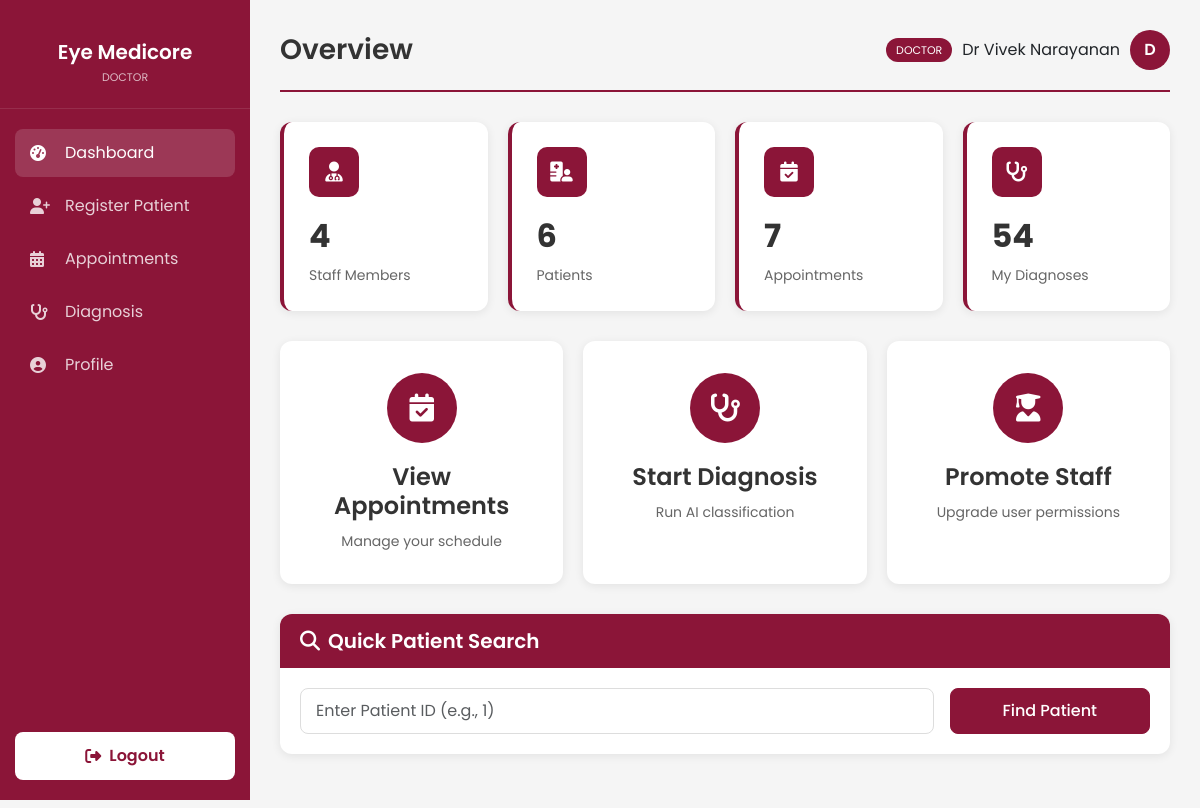
The app's page /dashboard (signed in), older data.
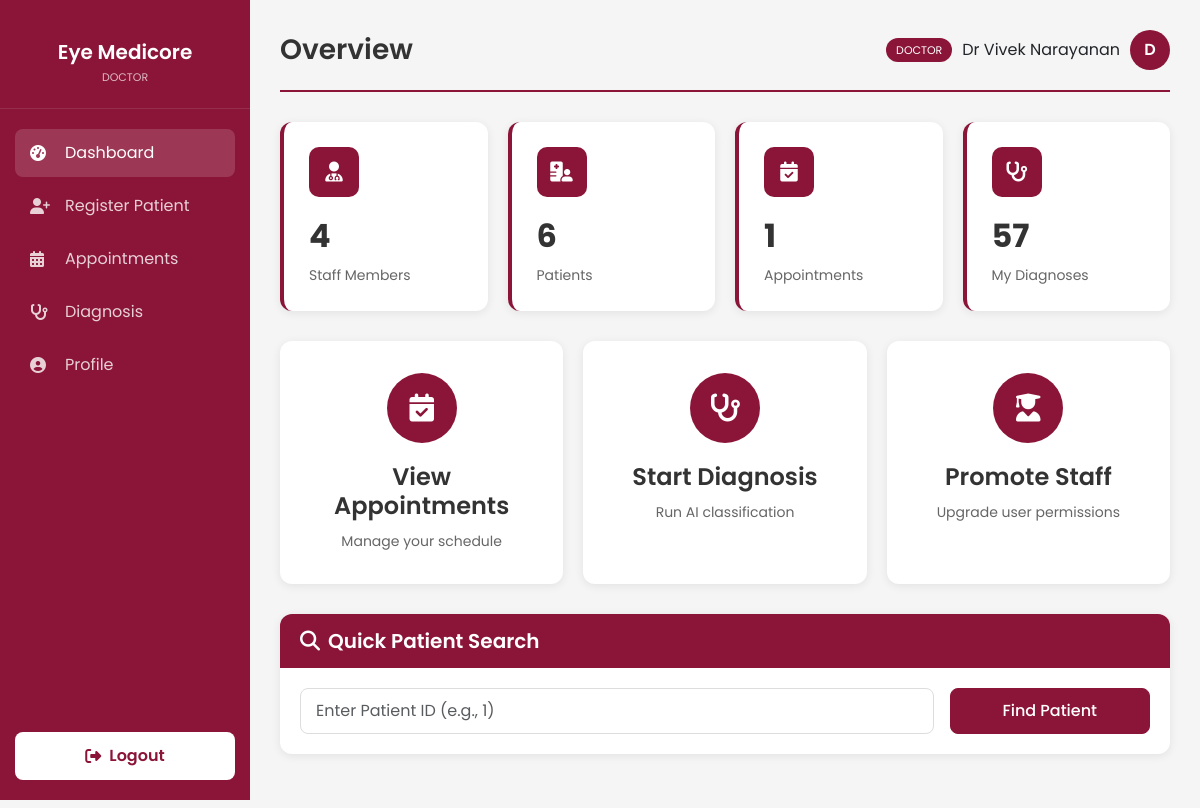
The same page, newer data.
### models.py (models this page shows, shortened)
class User(UserMixin, db.Model):
    id = db.Column(db.Integer, primary_key=True)
    username = db.Column(db.String(100), unique=True, nullable=False)
    password_hash = db.Column(db.String(200), nullable=False)
    role = db.Column(db.String(20), nullable=False, default='staff') # it_expert, doctor, staff
    blood_group = db.Column(db.String(5), nullable=False)
    email = db.Column(db.String(120), unique=True)
    phone_number = db.Column(db.String(20), unique=True)
    account_status = db.Column(db.String(20), default='Active')
    created_at = db.Column(db.DateTime, default=get_local_time)
    last_login = db.Column(db.DateTime)
    otp_secret = db.Column(db.String(6))
    otp_expiry = db.Column(db.DateTime)
    doctor_id = db.Column(db.Integer, db.ForeignKey('user.id'), nullable=True)
    doctor = db.relationship('User', remote_side=[id], backref='staff_members')

### app.py (the view)
@app.route('/dashboard')
@login_required
def dashboard():
    if current_user.role == 'it_expert':
        return redirect(url_for('admin_dashboard'))
    if current_user.role == 'staff':
        patient_count = Patient.query.filter_by(doctor_id=current_user.doctor_id).count() if current_user.doctor_id else 0
        appointment_count = Appointment.query.join(Patient).filter(Patient.doctor_id == current_user.doctor_id).count() if current_user.doctor_id else 0
    elif current_user.role == 'doctor':
        patient_count = Patient.query.filter_by(doctor_id=current_user.id).count()
        appointment_count = Appointment.query.join(Patient).filter(Patient.doctor_id == current_user.id).count()
    else:
        patient_count = Patient.query.count()
        appointment_count = Appointment.query.count()
    diagnosis_count = Diagnosis.query.count() if current_user.role == 'doctor' else 0
    staff_count = User.query.filter_by(role='staff').count() if current_user.role == 'doctor' else 0
    return render_template('unified_dashboard.html',
                           patient_count=patient_count,
                           appointment_count=appointment_count,
                           diagnosis_count=diagnosis_count,
                           staff_count=staff_count)

### app.py (called while the page is built)
@login_manager.user_loader
def load_user(user_id):
    return User.query.get(int(user_id))

### templates/unified_dashboard.html (shortened to what this page needs)
{% extends "base_dashboard.html" %}
{% block page_title %}Overview{% endblock %}
{% block content %}
<div class="stats-row">
    <a href="{% if current_user.role == 'it_expert' %}/doctors{% elif current_user.role == 'doctor' %}/staff{% else %}javascript:void(0){% endif %}"
        class="stat-card-link">
        <div class="stat-card">
            <div class="stat-icon"><i class="fas fa-user-md"></i></div>
            <div class="stat-value">{{ doctor_count if current_user.role == 'it_expert' else staff_count }}</div>
            <div class="stat-label">{% if current_user.role == 'it_expert' %}Doctors{% else %}Staff Members{% endif %}
            </div>
        </div>
    </a>
    <a href="/patients" class="stat-card-link">
        <div class="stat-card">
            <div class="stat-icon"><i class="fas fa-hospital-user"></i></div>
            <div class="stat-value">{{ patient_count }}</div>
            <div class="stat-label">Patients</div>
        </div>
    </a>
    <a href="{% if current_user.role == 'it_expert' %}/staff{% else %}/appointments{% endif %}" class="stat-card-link">
        <div class="stat-card">
            <div class="stat-icon"><i
                    class="fas {% if current_user.role == 'it_expert' %}fa-users{% else %}fa-calendar-check{% endif %}"></i>
            </div>
            <div class="stat-value">{{ staff_count if current_user.role == 'it_expert' else appointment_count }}</div>
            <div class="stat-label">{% if current_user.role == 'it_expert' %}Staffs{% else %}Appointments{% endif %}
            </div>
        </div>
    </a>
    {% if current_user.role == 'doctor' %}
    <a href="/diagnosis/patients" class="stat-card-link">
        <div class="stat-card">
            <div class="stat-icon"><i class="fas fa-stethoscope"></i></div>
            <div class="stat-value">{{ diagnosis_count }}</div>
            <div class="stat-label">My Diagnoses</div>
        </div>
    </a>
    {% endif %}
</div>
<div class="action-cards">
    {% if current_user.role == 'doctor' %}
    <a href="/appointments" class="action-card">
        <div class="action-icon"><i class="fas fa-calendar-check"></i></div>
        <h4>View Appointments</h4>
        <p>Manage your schedule</p>
    </a>
    <a href="/diagnosis/patients" class="action-card">
        <div class="action-icon"><i class="fas fa-stethoscope"></i></div>
        <h4>Start Diagnosis</h4>
        <p>Run AI classification</p>
    </a>
    <a href="/promote-staff" class="action-card">
        <div class="action-icon"><i class="fas fa-user-graduate"></i></div>
        <h4>Promote Staff</h4>
        <p>Upgrade user permissions</p>
    </a>
    {% endif %}
</div>
{% if current_user.role != 'it_expert' %}
<div class="card">
    <div class="card-header">
        <h5><i class="fas fa-search me-2"></i>Quick Patient Search</h5>
    </div>
    <div class="card-body">
        <form action="/patient/search" method="POST" class="row g-3">
            <div class="col-md-9">
                <input type="text" class="form-control" name="patient_id" placeholder="Enter Patient ID (e.g., 1)"
                    required>
            </div>
            <div class="col-md-3">
                <button type="submit" class="btn btn-primary w-100">Find Patient</button>
            </div>
        </form>
    </div>
</div>
{% endif %}
{% endblock %}

### templates/base_dashboard.html (shortened to what this page needs)
<!DOCTYPE html>
<html lang="en">
<head>
    <link href="https://cdnjs.cloudflare.com/ajax/libs/font-awesome/6.4.0/css/all.min.css" rel="stylesheet">
    <link href="https://cdn.jsdelivr.net/npm/bootstrap@5.3.0/dist/css/bootstrap.min.css" rel="stylesheet">
</head>
<body>
    <div class="sidebar">
        <div class="sidebar-brand">
            <h2>Eye Medicore</h2>
            <small>{{ current_user.role|replace('_', ' ')|title }}</small>
        </div>
        <ul class="sidebar-menu">
            <li><a href="{% if current_user.role == 'it_expert' %}/admin/dashboard{% else %}/dashboard{% endif %}"
                    class="active"><i class="fas fa-tachometer-alt"></i> Dashboard</a></li>
            {% if current_user.role in ['doctor', 'staff'] %}
            <li><a href="/register"><i class="fas fa-user-plus"></i> Register Patient</a></li>
            <li><a href="/appointments"><i class="fas fa-calendar-alt"></i> Appointments</a></li>
            {% endif %}
            {% if current_user.role == 'doctor' %}
            <li><a href="/diagnosis/patients"><i class="fas fa-stethoscope"></i> Diagnosis</a></li>
            {% endif %}
            <li><a href="/profile"><i class="fas fa-user-circle"></i> Profile</a></li>
        </ul>
        <div class="sidebar-footer">
            <a href="/logout" class="logout-btn" data-confirm="Are you sure you want to logout?">
                <i class="fas fa-sign-out-alt"></i> Logout
            </a>
        </div>
    </div>
    <div class="main-content">
        <div class="page-header">
            <h1>{% block page_title %}Dashboard{% endblock %}</h1>
            <div class="user-info">
                <span class="role-badge">{{ current_user.role|replace('_', ' ') }}</span>
                <span>{{ current_user.username }}</span>
                <div class="avatar">{{ current_user.username[0]|upper }}</div>
            </div>
        </div>
        {% block content %}{% endblock %}
    </div>
</body>
</html>

Row changes from the older to the newer data that the page shows:
changed User "Dr Vivek Narayanan": role "7" → "1"
Text that changed along with them:
{{ diagnosis_count }}: "54" → "57"
